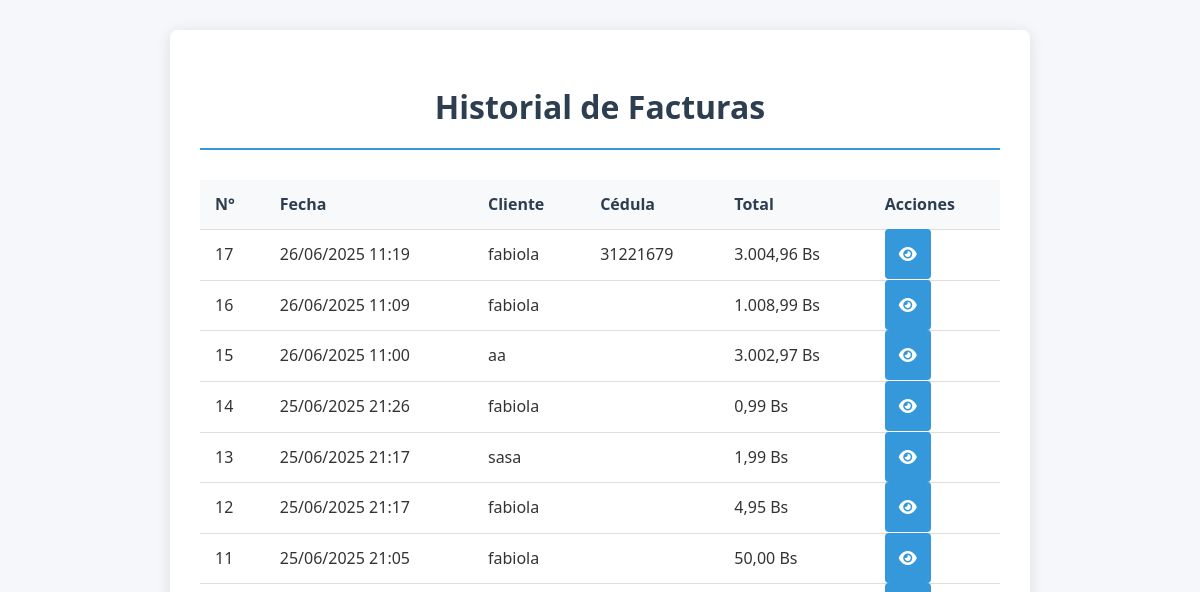
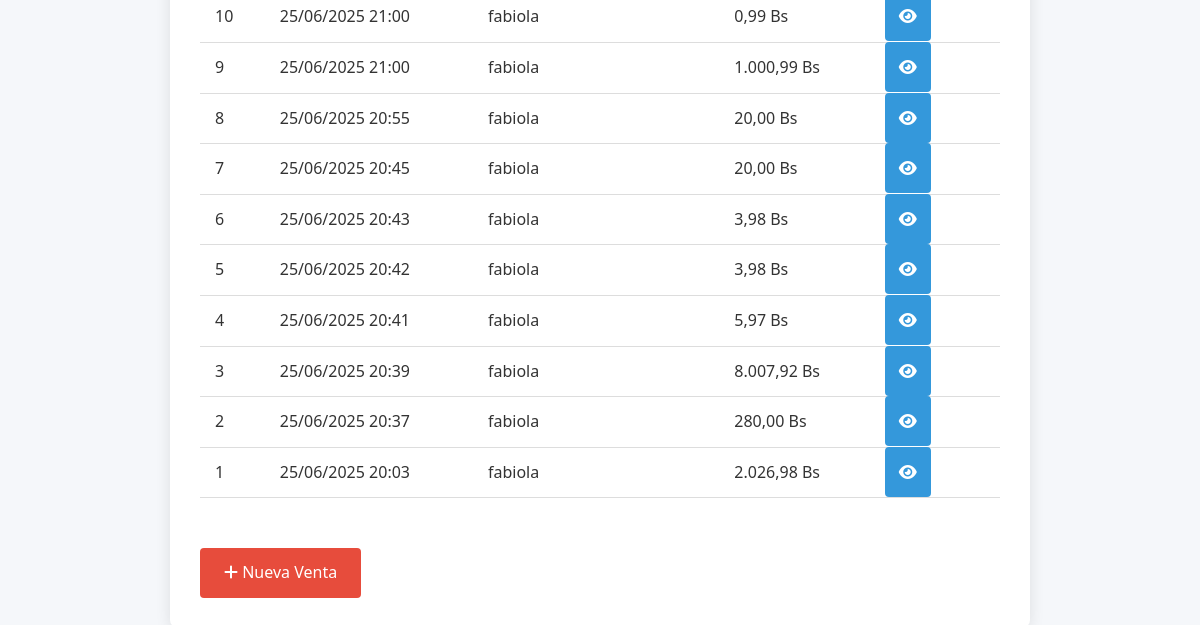
/listado_facturas.php (signed in), run on an earlier commit of the app's database (2 pictures, top to bottom).
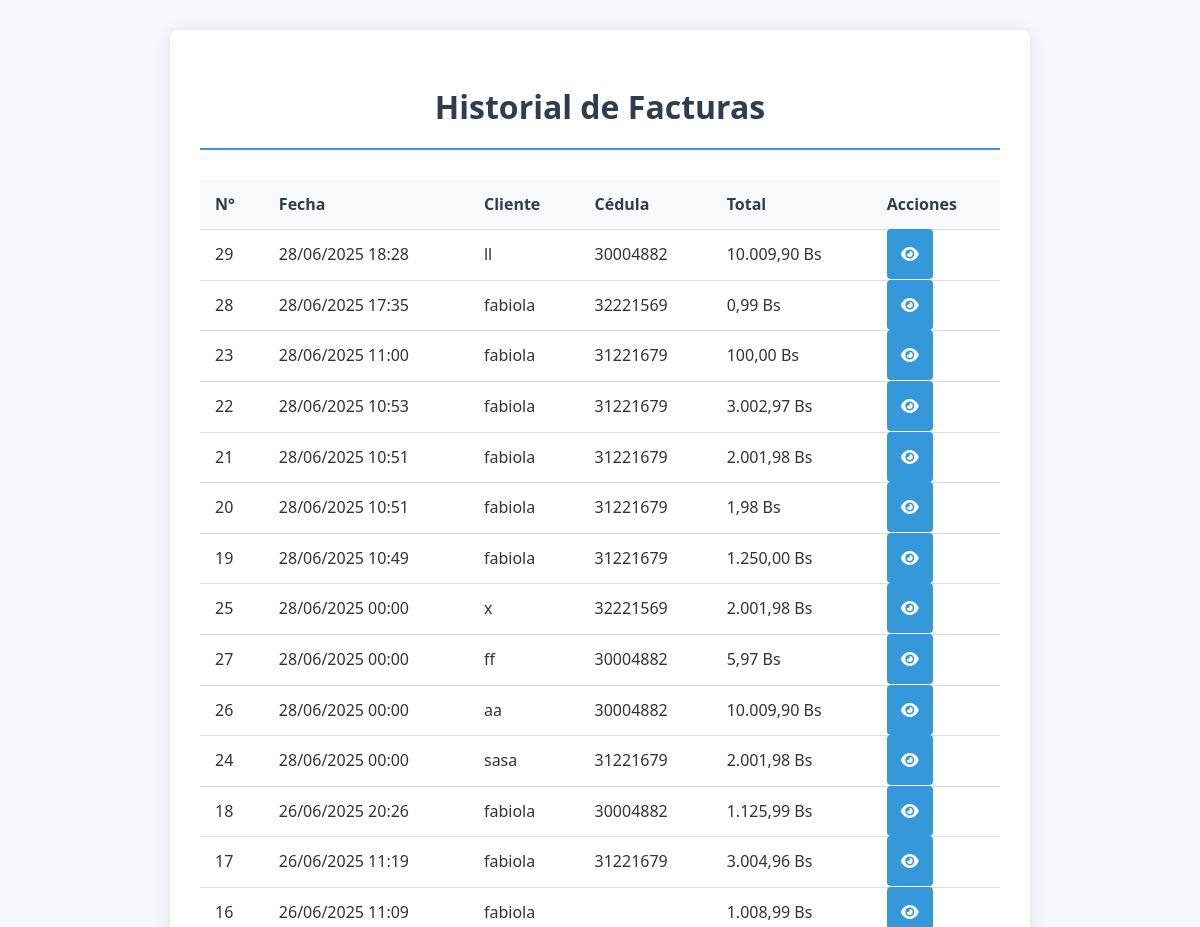
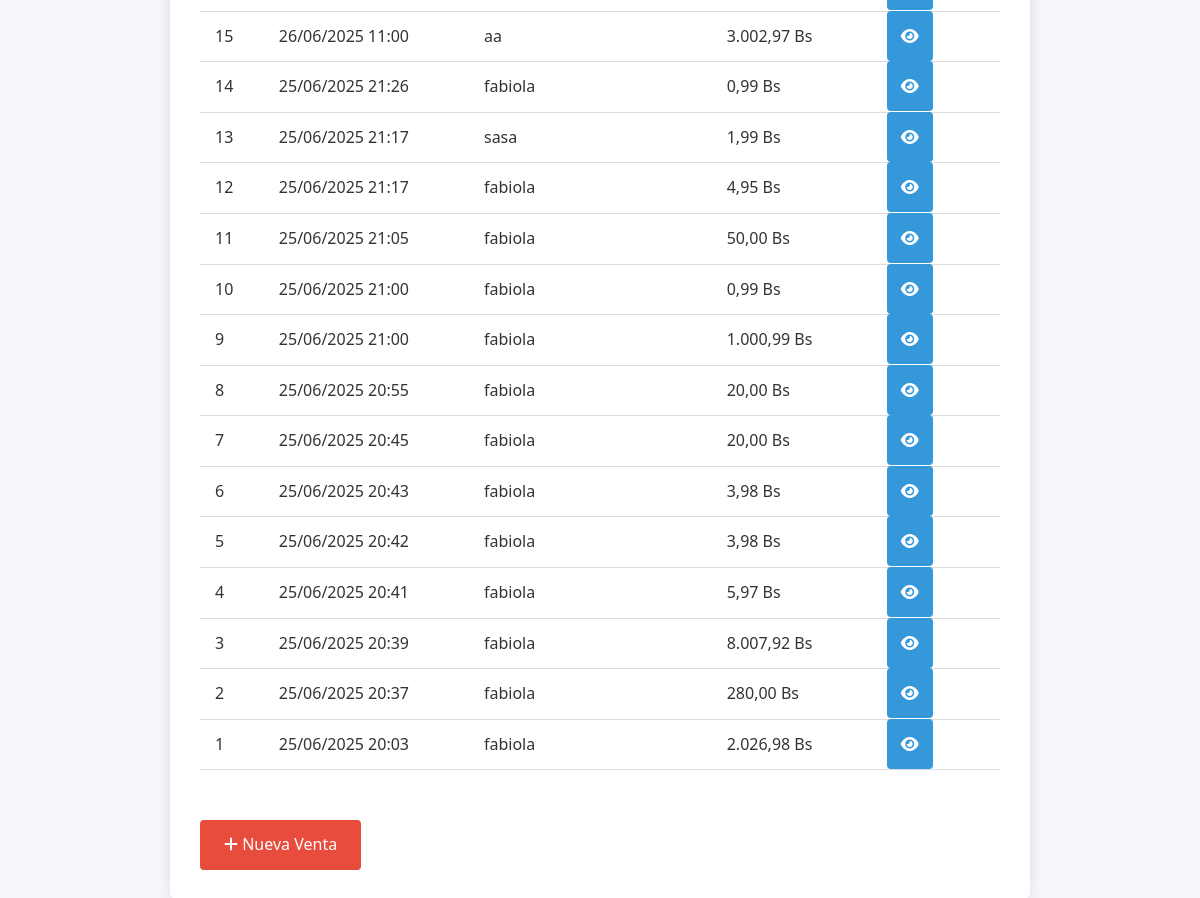
And on a later commit of the database (2 pictures, top to bottom).
### tables this page shows
CREATE TABLE `ventas` (
  `id` int(11) NOT NULL,
  `fecha` datetime DEFAULT NULL,
  `cliente` varchar(100) DEFAULT NULL,
  `cedula` varchar(20) DEFAULT NULL,
  `total` decimal(10,2) DEFAULT NULL,
  `usuario_id` int(11) DEFAULT NULL
);

### controlador/venta_controlador.php (called while the page is built, shortened)
<?php
require_once __DIR__ . '/../modelo/modelo_venta.php';
class VentaControlador {
    public function listarFacturas() {
    $modeloVenta = new VentaModelo();
    $facturas = $modeloVenta->obtenerTodasLasFacturas();
    include __DIR__ . '/../vista/listado_facturas.php';
}
}

### listado_facturas.php (called while the page is built)
<?php
require_once __DIR__ . '/controlador/venta_controlador.php';
$controlador = new VentaControlador();
$controlador->listarFacturas();

### configuracion/conexion.php (called while the page is built, shortened)
<?php
class Conexion {
    private $conexion;
    public function __construct() {
        $this->conexion = new mysqli(
            Configuracion::$hostname,
            Configuracion::$username,
            Configuracion::$password,
            Configuracion::$dbname
        );
    }
    public function obtenerConexion() {
        return $this->conexion;
    }
}
?>

### modelo/modelo_venta.php (called while the page is built, shortened)
<?php
require_once __DIR__ . '/../configuracion/conexion.php';
class VentaModelo {
    private $conexion;
    public function __construct() {
        $db = new Conexion();
        $this->conexion = $db->obtenerConexion();
    }
    public function obtenerTodasLasFacturas() {
    $stmt = $this->conexion->prepare(
        "SELECT id, fecha, cliente, cedula, total FROM ventas ORDER BY fecha DESC"
    );
    $stmt->execute();
    return $stmt->get_result()->fetch_all(MYSQLI_ASSOC);
}
}

### vista/listado_facturas.php (the view, shortened to what this page needs)
<!DOCTYPE html>
<html lang="es">
<head>
    <link rel="stylesheet" href="/Artesania_Alpasnore/css/factura.css">
    <link rel="stylesheet" href="https://cdnjs.cloudflare.com/ajax/libs/font-awesome/6.5.0/css/all.min.css">
</head>
<body>
<div class="contenedor">
    <h1>Historial de Facturas</h1>
    <table class="tabla-factura">
        <thead>
            <tr>
                <th>N°</th>
                <th>Fecha</th>
                <th>Cliente</th>
                <th>Cédula</th>
                <th>Total</th>
                <th>Acciones</th>
            </tr>
        </thead>
        <tbody>
            <?php foreach ($facturas as $factura): ?>
            <tr>
                <td><?= $factura['id'] ?></td>
                <td><?= date('d/m/Y H:i', strtotime($factura['fecha'])) ?></td>
                <td><?= htmlspecialchars($factura['cliente']) ?></td>
                <td><?= htmlspecialchars($factura['cedula']) ?></td>
                <td><?= number_format($factura['total'], 2, ',', '.') ?> Bs</td>
                <td>
                    <a class="boton boton-icono" href="factura.php?id=<?= $factura['id'] ?>" title="Ver Factura">
                        <i class="fas fa-eye"></i>
                    </a>
                </td>
            </tr>
            <?php endforeach; ?>
        </tbody>
    </table>
    <a href="registrar_venta.php" class="boton-secundario">
        <i class="fas fa-plus"></i>
        <span>Nueva Venta</span>
    </a>
</div>
</body>
</html>

What changed in the data, as far as the page shows it:
added ventas: id "29", fecha "28/06/2025 18:28", cliente "ll", cedula "30004882", total "10.009,90"
added ventas: id "28", fecha "28/06/2025 17:35", cliente "fabiola", cedula "32221569", total "0,99"
added ventas: id "23", fecha "28/06/2025 11:00", cliente "fabiola", cedula "31221679", total "100,00"
added ventas: id "22", fecha "28/06/2025 10:53", cliente "fabiola", cedula "31221679", total "3.002,97"
added ventas: id "21", fecha "28/06/2025 10:51", cliente "fabiola", cedula "31221679", total "2.001,98"
added ventas: id "20", fecha "28/06/2025 10:51", cliente "fabiola", cedula "31221679", total "1,98"
added ventas: id "19", fecha "28/06/2025 10:49", cliente "fabiola", cedula "31221679", total "1.250,00"
added ventas: id "25", fecha "28/06/2025 00:00", cliente "x", cedula "32221569", total "2.001,98"
added ventas: id "27", fecha "28/06/2025 00:00", cliente "ff", cedula "30004882", total "5,97"
added ventas: id "26", fecha "28/06/2025 00:00", cliente "aa", cedula "30004882", total "10.009,90"
added ventas: id "24", fecha "28/06/2025 00:00", cliente "sasa", cedula "31221679", total "2.001,98"
added ventas: id "18", fecha "26/06/2025 20:26", cliente "fabiola", cedula "30004882", total "1.125,99"
